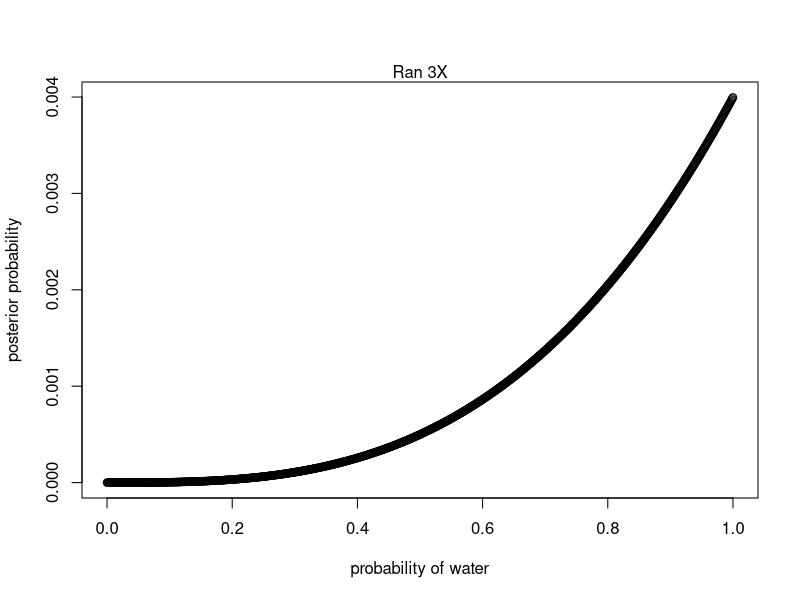
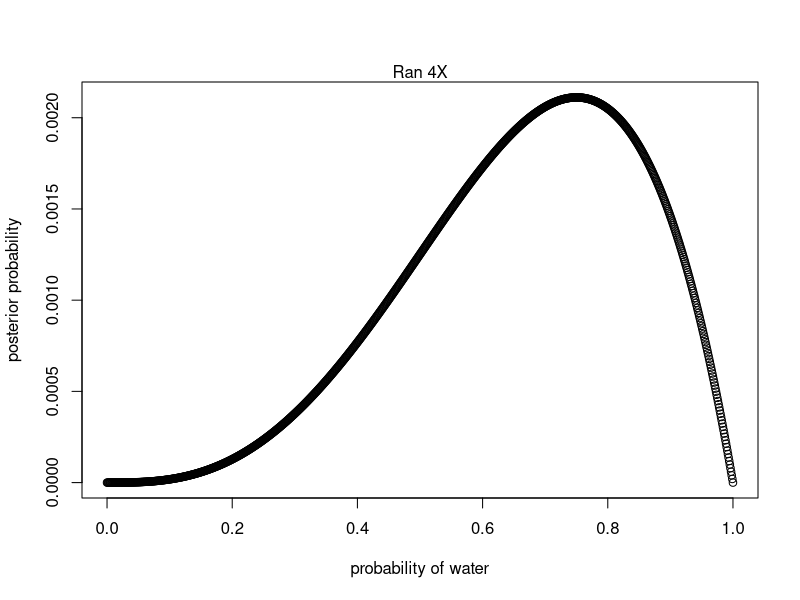
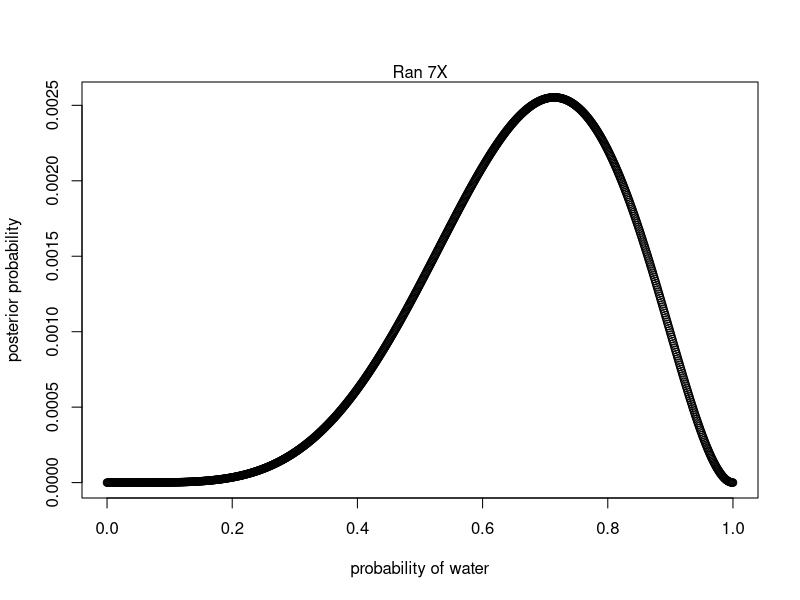
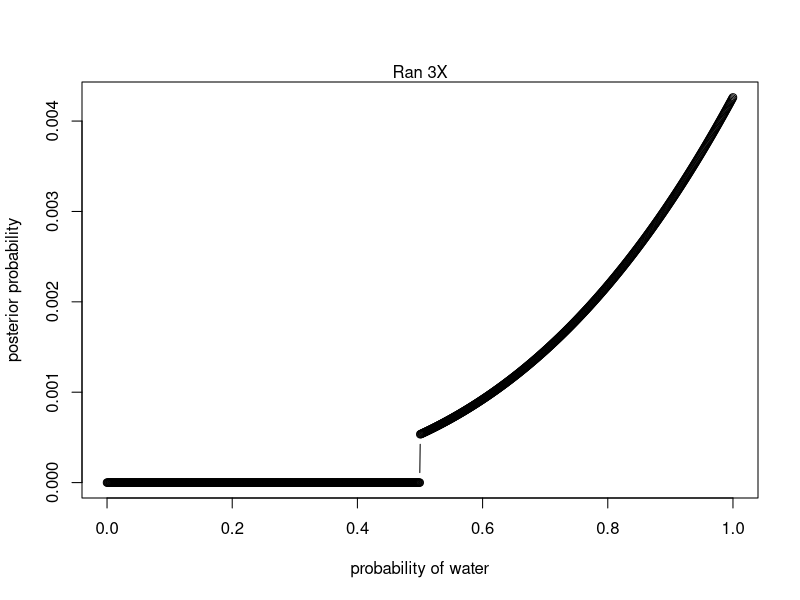
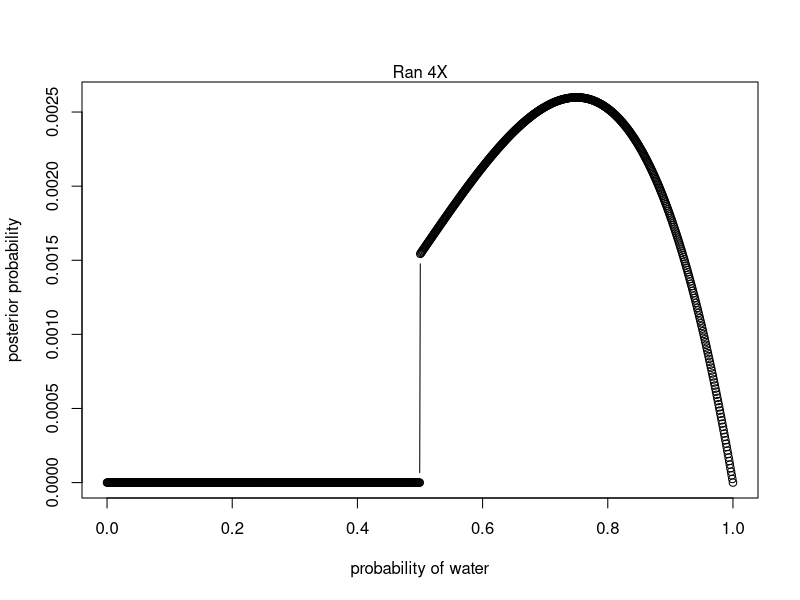
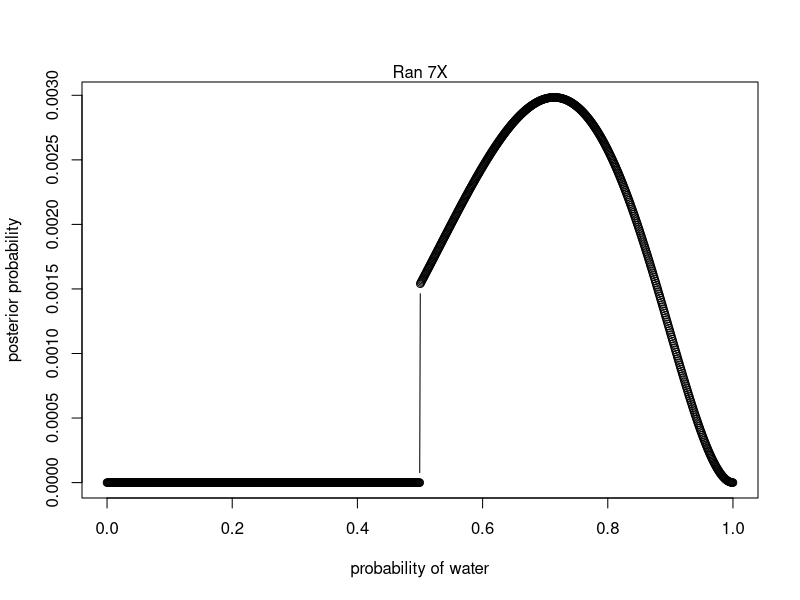

Recreate these plots in R, in order.
## ---- chunk 1
w = 3
# define grid
p_grid <- seq( from=0 , to=1 , length.out=1000 )
# define prior, All priors are equal
prior <- rep( 1 , 1000 )
# compute likelihood at each value in grid
likelihood <- dbinom( w , size=3 , prob=p_grid )
# compute product of likelihood and prior
unstd.posterior <- likelihood * prior
# standardize the posterior, so it sums to 1
posterior <- unstd.posterior / sum(unstd.posterior)
## ---- chunk 2
plot( p_grid , posterior , type="b" ,
    xlab="probability of water" , ylab="posterior probability" )
mtext( "Ran 3X" )
## ---- chunk 3
w = 3
# define grid
p_grid <- seq( from=0 , to=1 , length.out=1000 )
# define prior, All priors are equal
prior <- rep( 1 , 1000 )
# compute likelihood at each value in grid
likelihood <- dbinom( w , size=4 , prob=p_grid )
# compute product of likelihood and prior
unstd.posterior <- likelihood * prior
# standardize the posterior, so it sums to 1
posterior <- unstd.posterior / sum(unstd.posterior)
## ---- chunk 4
plot( p_grid , posterior , type="b" ,
    xlab="probability of water" , ylab="posterior probability" )
mtext( "Ran 4X" )
## ---- chunk 5
w = 5
# define grid
p_grid <- seq( from=0 , to=1 , length.out=1000 )
# define prior, All priors are equal
prior <- rep( 1 , 1000 )
# compute likelihood at each value in grid
likelihood <- dbinom( w , size=7 , prob=p_grid )
# compute product of likelihood and prior
unstd.posterior <- likelihood * prior
# standardize the posterior, so it sums to 1
posterior <- unstd.posterior / sum(unstd.posterior)
## ---- chunk 6
plot( p_grid , posterior , type="b" ,
    xlab="probability of water" , ylab="posterior probability" )
mtext( "Ran 7X" )
## ---- chunk 7
w = 3
# define grid
p_grid <- seq( from=0 , to=1 , length.out=1000 )
# p is equal to zero when < 0.5 and 1 when greater than .5
prior <- ifelse( p_grid < 0.5 , 0 , 1 )
# compute likelihood at each value in grid
likelihood <- dbinom( w , size=3 , prob=p_grid )
# compute product of likelihood and prior
unstd.posterior <- likelihood * prior
# standardize the posterior, so it sums to 1
posterior <- unstd.posterior / sum(unstd.posterior)
## ---- chunk 8
plot( p_grid , posterior , type="b" ,
    xlab="probability of water" , ylab="posterior probability" )
mtext( "Ran 3X" )
## ---- chunk 9
w = 3
# define grid
p_grid <- seq( from=0 , to=1 , length.out=1000 )
# p is equal to zero when < 0.5 and 1 when greater than .5
prior <- ifelse( p_grid < 0.5 , 0 , 1 )
# compute likelihood at each value in grid
likelihood <- dbinom( w , size=4 , prob=p_grid )
# compute product of likelihood and prior
unstd.posterior <- likelihood * prior
# standardize the posterior, so it sums to 1
posterior <- unstd.posterior / sum(unstd.posterior)
## ---- chunk 10
plot( p_grid , posterior , type="b" ,
    xlab="probability of water" , ylab="posterior probability" )
mtext( "Ran 4X" )
## ---- chunk 11
w = 5
# define grid
p_grid <- seq( from=0 , to=1 , length.out=1000 )
# p is equal to zero when < 0.5 and 1 when greater than .5
prior <- ifelse( p_grid < 0.5 , 0 , 1 )
# compute likelihood at each value in grid
likelihood <- dbinom( w , size=7 , prob=p_grid )
# compute product of likelihood and prior
unstd.posterior <- likelihood * prior
# standardize the posterior, so it sums to 1
posterior <- unstd.posterior / sum(unstd.posterior)
## ---- chunk 12
plot( p_grid , posterior , type="b" ,
    xlab="probability of water" , ylab="posterior probability" )
mtext( "Ran 7X" )
